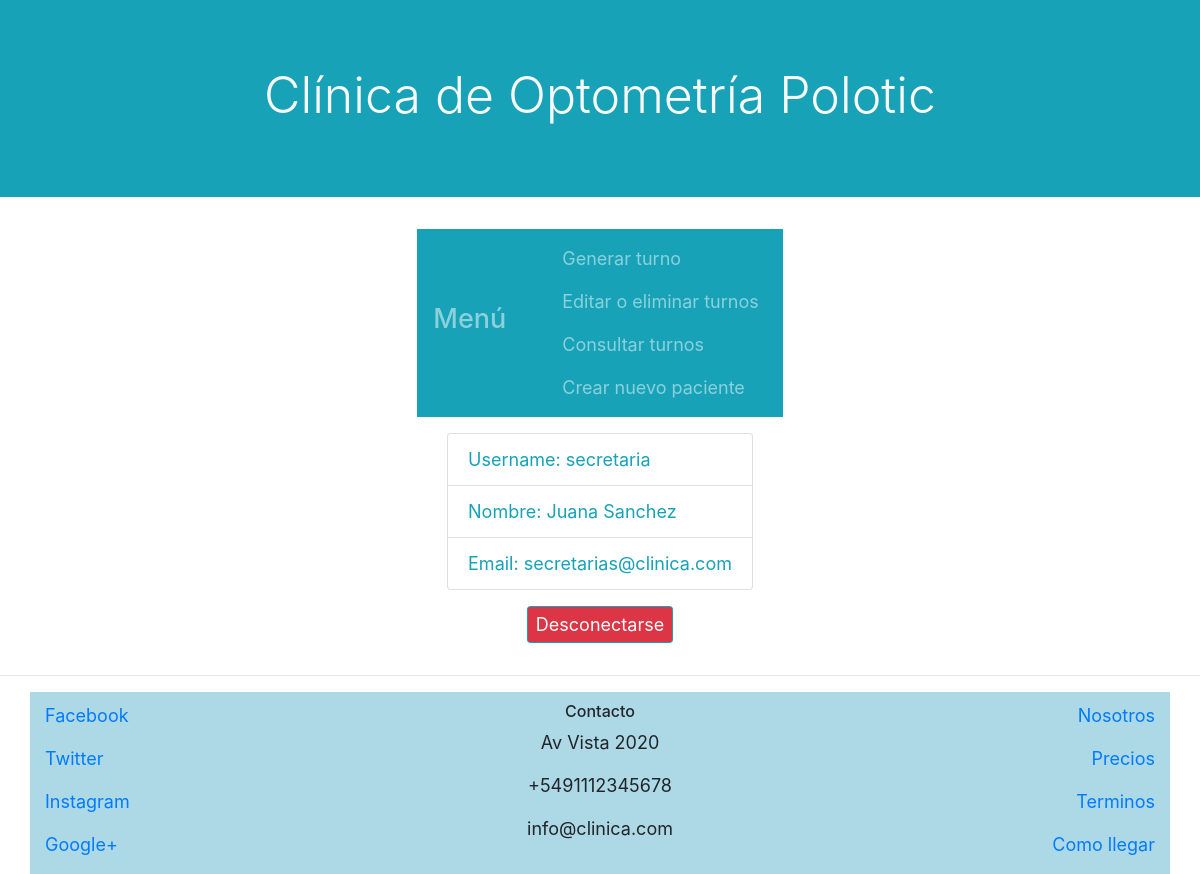
/usuarios (signed in), run on the app's committed database.
### usuarios/models.py (models this page shows)
class User(AbstractUser):
    is_secretaria = models.BooleanField(default=False)
    is_medico = models.BooleanField(default=False)
    is_vendedor = models.BooleanField(default=False)
    is_taller = models.BooleanField(default=False)
    is_gerencia = models.BooleanField(default=False)

### usuarios/views.py (the view)
# urls.py: path("", views.index, name = "index"),
def index(request):
    if not request.user.is_authenticated:
        return HttpResponseRedirect(reverse("usuarios:login_view"))
    return render(request, "usuarios/user.html")

### usuarios/templates/usuarios/user.html (shortened to what this page needs)
{% extends "usuarios/layout.html" %}
{% block body %}
<div class="container d-flex flex-column align-items-center">
{% if request.user.is_secretaria %}
<nav class="navbar navbar-expand-lg navbar-dark bg-info">
<h4 class="mr-5 text-white-50">Menú</h4>
<div class="collapse navbar-collapse" id="navbarSupportedContent">
<ul class="navbar-nav mr-auto flex-column">
    <li class="nav-item"><a class="nav-link" href="{% url 'clinica:generar_turno' %}">Generar turno</a></li>
    <li class="nav-item"><a class="nav-link" href="{% url 'admin:index' %}">Editar o eliminar turnos</a></li>
    <li class="nav-item"><a class="nav-link" href="{% url 'clinica:turnos' %}">Consultar turnos</a>
    <li class="nav-item"><a class="nav-link" href="{% url 'clinica:crear_paciente' %}">Crear nuevo paciente</a></li>
</ul>
</nav>
</div>
{% endif %}
<div class="container d-flex flex-column align-items-center mt-3">
<ul class="list-group">
<li class="list-group-item text-info">Username: {{ request.user.username }}</li>
<li class="list-group-item text-info">Nombre: {{ request.user.first_name }} {{ request.user.last_name }}</li>
<li class="list-group-item text-info">Email: {{ request.user.email }}</li>
</ul>
<a class="m-3 btn btn-info btn-sm bg-danger" href="{% url 'usuarios:logout' %}">Desconectarse</a>
</div>
{% endblock %}

### clinica/static/css/style.css (style rules this page uses)
@media screen and (min-width: 770px) { a, p, li, td, th { font-size: 18px !important } }
@media screen and (min-width: 770px) { h4 { font-size: 27px !important; } }

### data on the page
User: user.username "secretaria", user.first_name "Juana", user.last_name "Sanchez", user.email "secretarias@clinica.com"
